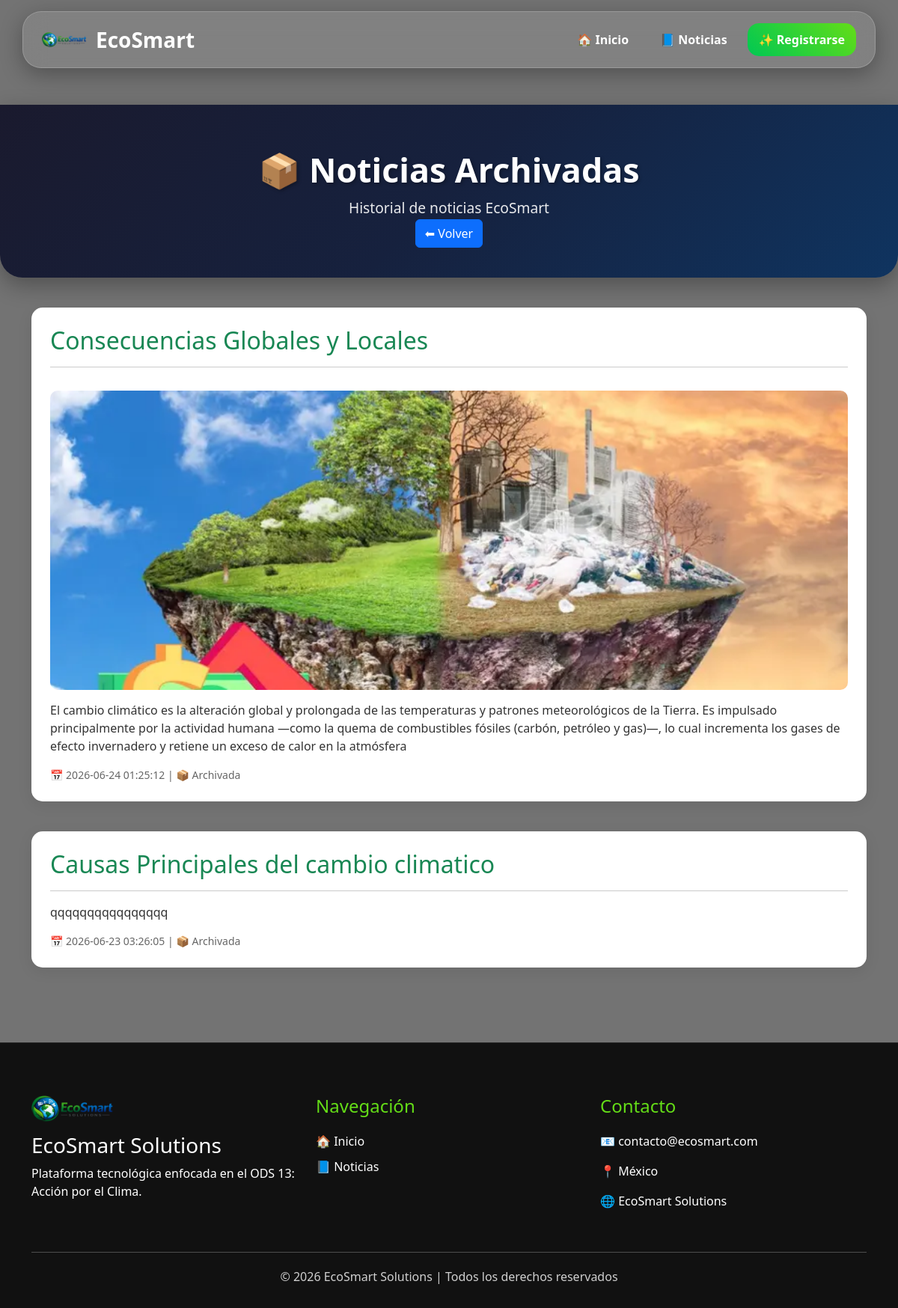
Page /noticias/noticias_archivadas.php on the committed database.
### tables this page shows
CREATE TABLE `noticias` (
  `id` int(11) NOT NULL,
  `titulo` varchar(255) NOT NULL,
  `contenido` text NOT NULL,
  `imagen` varchar(255) DEFAULT NULL,
  `fecha` timestamp NOT NULL DEFAULT current_timestamp(),
  `estado` enum('activa','archivada') DEFAULT 'activa'
);

### noticias/noticias_archivadas.php (the view, shortened to what this page needs)
<?php
include __DIR__ . '/../config/conexion.php';
include __DIR__ . '/../includes/header.php';
include __DIR__ . '/../includes/navbar.php';
$noticias = mysqli_query(
    $conexion,
    "SELECT * FROM noticias
     WHERE estado='archivada'
     ORDER BY fecha DESC"
);
?>
<section class="page-header">
    <div class="container text-center">
        <h1>📦 Noticias Archivadas</h1>
        <p>Historial de noticias EcoSmart</p>
        <a href="Noticias.php" class="btn btn-primary">
            ⬅ Volver
        </a>
    </div>
</section>
<div class="container">
<?php while($n = mysqli_fetch_assoc($noticias)): ?>
    <div class="section-box">
        <h2><?= htmlspecialchars($n['titulo']) ?></h2>
        <hr>
        <?php if(!empty($n['imagen'])): ?>
            <img src="/EcoSmart/assets/img/noticias/<?= $n['imagen'] ?>"
                 style="max-width:100%; border-radius:10px;">
        <?php endif; ?>
        <p><?= nl2br(htmlspecialchars($n['contenido'])) ?></p>
        <small>
            📅 <?= $n['fecha'] ?>
            | 📦 Archivada
        </small>
    </div>
<?php endwhile; ?>
</div>
<?php include __DIR__ . '/../includes/footer.php'; ?>

### assets/css/main.css (style rules this page uses)
* { margin:0; padding:0; box-sizing:border-box; }
html { scroll-behavior:smooth; }
body { padding-top:140px; font-family:'Segoe UI',sans-serif; background: linear-gradient( rgba(0,0,0,.55), rgba(0,0,0,.55) ), url('https://images.unsplash.com/photo-1497436072909-f5e4be8c8e8d'); background-size:cover; background-position:center; background-attachment:fixed; color:white; }
.section-box { background:rgba(255,255,255,.92); color:#333; padding:50px; margin:40px 0; border-radius:30px; box-shadow: 0 10px 30px rgba(0,0,0,.25); }
.section-box h2 { color:#0d6e3f; margin-bottom:20px; }

### assets/css/noticias.css (style rules this page uses)
.section-box { background:#fff; border-radius:15px; padding:25px; margin-bottom:25px; box-shadow:0 5px 20px rgba(0,0,0,.08); transition:.3s; }
.section-box img { width:100%; max-height:400px; object-fit:cover; border-radius:12px; margin:15px 0; }
.section-box h2 { color:#198754; margin-bottom:10px; }
.section-box small { color:#666; display:block; margin-top:10px; }

### assets/css/noticias_admin.css (style rules this page uses)
a { text-decoration: none; }

### assets/css/dashboard.css (style rules this page uses)
.page-header { background: linear-gradient(135deg, #1a1a2e 0%, #16213e 50%, #0f3460 100%); padding: 60px 0 40px; color: white; margin-bottom: 30px; border-radius: 0 0 30px 30px; box-shadow: 0 10px 30px rgba(0,0,0,0.3); }
.page-header h1 { font-size: 2.8rem; font-weight: 700; margin-bottom: 10px; text-shadow: 2px 2px 4px rgba(0,0,0,0.3); }
.page-header p { font-size: 1.2rem; opacity: 0.9; margin-bottom: 0; }

### rows in the picture
noticias: titulo "Consecuencias Globales y Locales", imagen (picture), contenido "El cambio climático es la alteración global y prolongada de las temperaturas y patrones meteorológicos de la Tierra. Es impulsado principalmente por la actividad humana —como la quema de combustibles fósiles (carbón, petróleo y gas)—, lo cual incrementa los gases de efecto invernadero y retiene un exceso de calor en la atmósfera", fecha "2026-06-24 01:25:12"
noticias: titulo "Causas Principales del cambio climatico", contenido "qqqqqqqqqqqqqqqq", fecha "2026-06-23 03:26:05"
